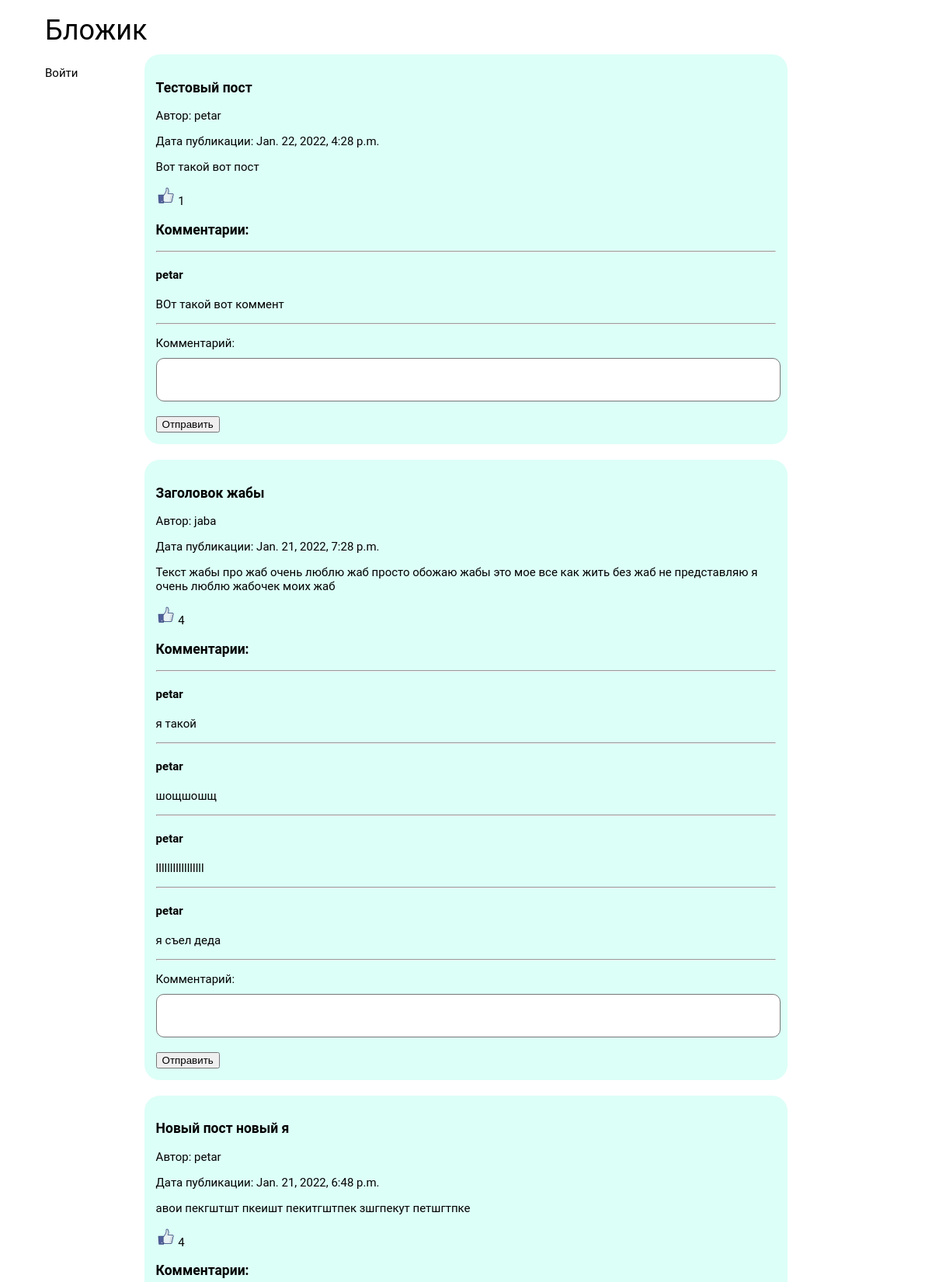
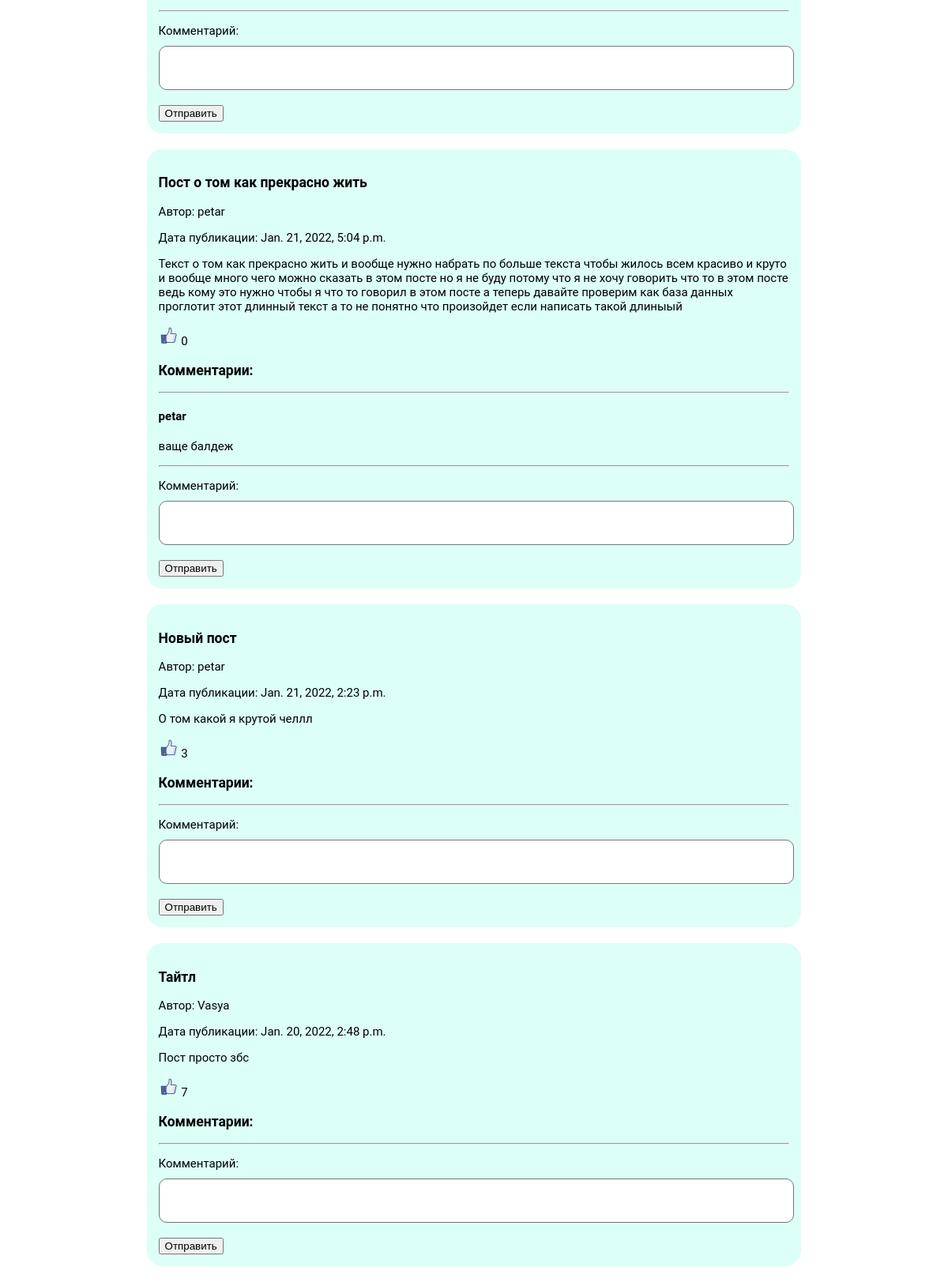
Before: / with the older database file (2 pictures, top to bottom).
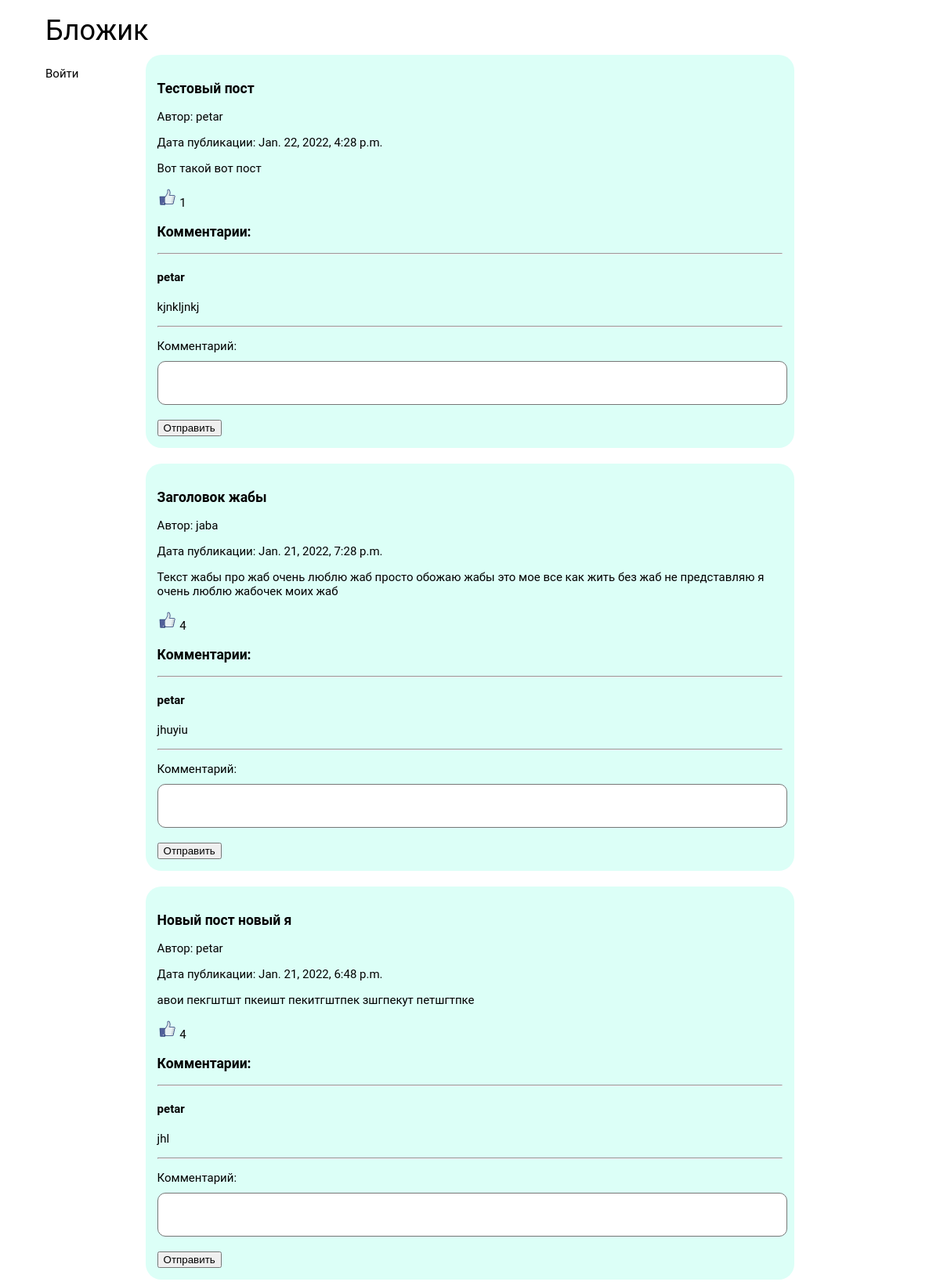
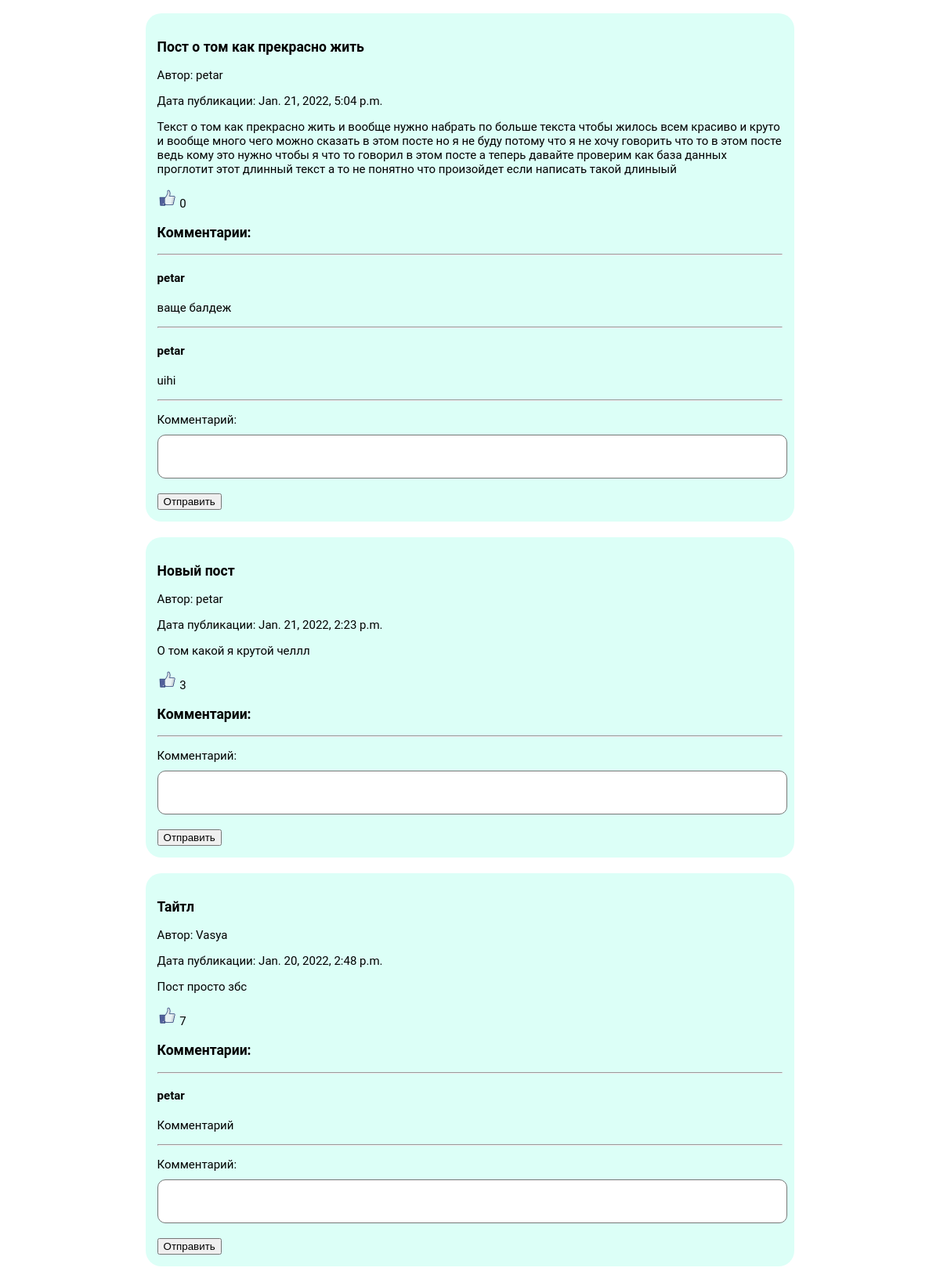
After: the same page with the newer database file (2 pictures, top to bottom).
### blog/models.py (models this page shows)
class Post(models.Model):
    title = models.CharField(max_length=100)
    author = models.ForeignKey(
        'auth.User',
        on_delete=models.CASCADE
    )
    text = models.TextField()
    date = models.DateTimeField()
    likes = models.IntegerField(default=0)
    isActive = models.BooleanField(default=1)

class Comment(models.Model):
    date = models.DateTimeField(default=datetime.datetime.now())
    text = models.TextField(default="")
    post = models.ForeignKey(
        Post,
        on_delete=models.CASCADE
    )
    author = models.ForeignKey(
        'auth.User',
        on_delete=models.CASCADE
    )

### blog/views.py (the view)
# urls.py: path('', blog.views.index),
def index(request):
    posts = Post.objects.filter(isActive=1).order_by('-date')
    ids = []
    for post in posts:
        ids.append(post.id)
    print("IDS")
    print(ids)
    comments = Comment.objects.filter(post_id__in=ids).order_by('-date')[:6][::-1]
    print("COMMENTS")
    for comment in comments:
        print(comment)
    context ={
        'username': request.user,
        'posts': posts,
        'comments': comments,
        'form': CommentForm()
    }
    return render(request, 'index.html', context)

### blog/forms.py
class CommentForm(forms.Form):
    text = forms.CharField(widget=forms.Textarea, max_length=100, label='Комментарий')

### blog/templates/index.html (shortened to what this page needs)
{% extends 'base.html' %}
{% load static %}
{% block content %}
    <link rel="stylesheet" type="text/css" href="{% static 'blog/feed.css' %}">
    <div class="content">
        {% for post in posts %}
            <div class="post">
                <h3>{{ post.title }}</h3>
                <p>Автор: <a href="/accounts/{{ post.author }}">{{ post.author }}</a></p>
                <p>Дата публикации: {{ post.date }}</p>
                <p>{{ post.text }}</p>
                <p> <a href="like/{{ post.id }}"> <img src="{% static "like.png" %}" width="25px" height="25px"> </a> {{ post.likes }} </p>
                <h3>Комментарии:</h3>
                <hr>
                {% for comment in comments %}
                    {% if comment.post == post %}
                        <p><h4>{{ comment.author.username }}</h4></p>
                        <p>{{ comment.text }}</p>
                        <hr>
                    {% endif %}
                {% endfor %}
                <form action="/add_comment/{{ post.id }}" method="post">
                    <div class="form_comm">
                        {{ form.as_p }}
                        <button type="submit" class="button">Отправить</button>
                    </div>
                </form>
            </div>
        {% endfor %}
    </div>
{% endblock %}

### blog/templates/base.html (shortened to what this page needs)
<!DOCTYPE html>
<html lang="en">
<head>
</head>
{% load static %}
<link rel="stylesheet" type="text/css" href="{% static 'blog/base.css' %}">
<body>
<div>
    <section>
        <div class="head"> <a href="/"> Бложик </a> </div>
        <ul class="menu">
            {% if not username.is_anonymous %}
                <li> <a href="/wastebin/">Корзина</a> </li>
                <li> <a href="/accounts/{{ username }}">({{ username }})</a> <a href="/logout"> Выйти</a> </li>
            {% else %}
                <li><a href="/login">Войти</a></li>
            {% endif %}
        </ul>
    </section>
</div>
    {% block content %}
    {% endblock %}
</body>
</html>

### blog/static/blog/base.css (style rules this page uses)
body { font: normal 15px 'Roboto', sans-serif; }
.head { font-size: 36px; text-decoration: none; padding-top: 10px; padding-bottom: 10px; padding-left: 50px; text-align: left; }
a { color: black; text-decoration: none; }
.menu { list-style: none; position: absolute; padding-left: 50px; }

### blog/static/blog/feed.css (style rules this page uses)
.post { background: #dcfff7; padding: 15px; margin-bottom: 20px; border-radius: 20px; }
.content { max-width: 70%; margin: auto; }
.form_comm label { font: normal 15px 'Roboto', sans-serif; display: block; padding-bottom: 10px; }
.form_comm textarea { width: 100%; height: 50px; border-radius: 10px; outline: none; resize: none; }

Changed rows visible on the page:
computed for Post "Тестовый пост": loses Comment (author.username "petar", text "ВОт такой вот коммент")
added Comment: author.username "petar", text "kjnkljnkj", shown under Post "Тестовый пост"
computed for Post "Заголовок жабы": loses Comment (author.username "petar", text "я такой"); loses Comment (author.username "petar", text "шощшошщ"); loses Comment (author.username "petar", text "lllllllllllllllll"); loses Comment (author.username "petar", text "я съел деда")
added Comment: author.username "petar", text "jhuyiu", shown under Post "Заголовок жабы"
added Comment: author.username "petar", text "jhl", shown under Post "Новый пост новый я"
added Comment: author.username "petar", text "uihi", shown under Post "Пост о том как прекрасно жить"
added Comment: author.username "petar", text "Комментарий", shown under Post "Тайтл"
